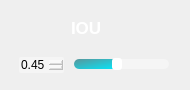
                 <widget class="QFrame" name="IOU_QF">
                  <property name="minimumSize">
                   <size>
                    <width>190</width>
                    <height>90</height>
                   </size>
                  </property>
                  <property name="maximumSize">
                   <size>
                    <width>190</width>
                    <height>90</height>
                   </size>
                  </property>
                  <property name="styleSheet">
                   <string notr="true">QFrame#IOU_QF{
border:2px solid rgb(255, 255, 255);
border-radius:15px;
}</string>
                  </property>
                  <layout class="QVBoxLayout" name="verticalLayout_15">
                   <item>
                    <widget class="QPushButton" name="ToggleBotton_2">
                     <property name="sizePolicy">
                      <sizepolicy hsizetype="Expanding" vsizetype="Fixed">
                       <horstretch>0</horstretch>
                       <verstretch>0</verstretch>
                      </sizepolicy>
                     </property>
                     <property name="minimumSize">
                      <size>
                       <width>0</width>
                       <height>30</height>
                      </size>
                     </property>
                     <property name="maximumSize">
                      <size>
                       <width>16777215</width>
                       <height>30</height>
                      </size>
                     </property>
                     <property name="font">
                      <font>
                       <family>Nirmala UI</family>
                       <pointsize>13</pointsize>
                       <italic>false</italic>
                       <bold>true</bold>
                      </font>
                     </property>
                     <property name="cursor">
                      <cursorShape>ArrowCursor</cursorShape>
                     </property>
                     <property name="mouseTracking">
                      <bool>true</bool>
                     </property>
                     <property name="focusPolicy">
                      <enum>Qt::StrongFocus</enum>
                     </property>
                     <property name="contextMenuPolicy">
                      <enum>Qt::DefaultContextMenu</enum>
                     </property>
                     <property name="layoutDirection">
                      <enum>Qt::LeftToRight</enum>
                     </property>
                     <property name="autoFillBackground">
                      <bool>false</bool>
                     </property>
                     <property name="styleSheet">
                      <string notr="true">QPushButton{
background-image: url(:/all/img/IOU.png);
background-repeat: no-repeat;
background-position: left center;
border: none;
border-left: 20px solid transparent;

text-align: left;
padding-left: 40px;
padding-bottom: 4px;
color: rgb(255, 255, 255);
font: 700 13pt &quot;Nirmala UI&quot;;
}</string>
                     </property>
                     <property name="text">
                      <string>IOU</string>
                     </property>
                     <property name="icon">
                      <iconset theme="zoom-out">
                       <normaloff>.</normaloff>.</iconset>
                     </property>
                     <property name="autoDefault">
                      <bool>false</bool>
                     </property>
                     <property name="default">
                      <bool>false</bool>
                     </property>
                     <property name="flat">
                      <bool>false</bool>
                     </property>
                    </widget>
                   </item>
                   <item>
                    <widget class="QFrame" name="frame_3">
                     <property name="sizePolicy">
                      <sizepolicy hsizetype="Preferred" vsizetype="Preferred">
                       <horstretch>0</horstretch>
                       <verstretch>0</verstretch>
                      </sizepolicy>
                     </property>
                     <property name="minimumSize">
                      <size>
                       <width>0</width>
                       <height>20</height>
                      </size>
                     </property>
                     <property name="maximumSize">
                      <size>
                       <width>16777215</width>
                       <height>20</height>
                      </size>
                     </property>
                     <layout class="QHBoxLayout" name="horizontalLayout_10">
                      <property name="spacing">
                       <number>10</number>
                      </property>
                      <property name="leftMargin">
                       <number>8</number>
                      </property>
                      <property name="topMargin">
                       <number>0</number>
                      </property>
                      <property name="rightMargin">
                       <number>10</number>
                      </property>
                      <property name="bottomMargin">
                       <number>0</number>
                      </property>
                      <item>
                       <widget class="QDoubleSpinBox" name="iou_spinbox">
                        <property name="cursor">
                         <cursorShape>PointingHandCursor</cursorShape>
                        </property>
                        <property name="styleSheet">
                         <string notr="true">QDoubleSpinBox {
border: 0px solid lightgray;
border-radius: 2px;
background-color: rgba(255,255,255,90);
font: 600 9pt &quot;Segoe UI&quot;;
}
        
QDoubleSpinBox::up-button {
width: 10px;
height: 9px;
margin: 0px 3px 0px 0px;
border-image: url(:/all/img/box_up.png);
}
QDoubleSpinBox::up-button:pressed {
margin-top: 1px;
}
            
QDoubleSpinBox::down-button {
width: 10px;
height: 9px;
margin: 0px 3px 0px 0px;
border-image: url(:/all/img/box_down.png);
}
QDoubleSpinBox::down-button:pressed {
margin-bottom: 1px;
}</string>
                        </property>
                        <property name="minimum">
                         <double>0.010000000000000</double>
                        </property>
                        <property name="maximum">
                         <double>1.000000000000000</double>
                        </property>
                        <property name="singleStep">
                         <double>0.050000000000000</double>
                        </property>
                        <property name="value">
                         <double>0.450000000000000</double>
                        </property>
                       </widget>
                      </item>
                      <item>
                       <widget class="QSlider" name="iou_slider">
                        <property name="cursor">
                         <cursorShape>PointingHandCursor</cursorShape>
                        </property>
                        <property name="styleSheet">
                         <string notr="true">QSlider::groove:horizontal {
border: none;
height: 10px;
background-color: rgba(255,255,255,90);
border-radius: 5px;
}

QSlider::handle:horizontal {
width: 10px;
margin: -1px 0px -1px 0px;
border-radius: 3px;
background-color: white;
}

QSlider::sub-page:horizontal {
background-color: qlineargradient(x1:0, y1:0, x2:1, y2:1, stop:0 #59969b, stop:1 #04e7fa);
border-radius: 5px;
}</string>
                        </property>
                        <property name="minimum">
                         <number>1</number>
                        </property>
                        <property name="maximum">
                         <number>100</number>
                        </property>
                        <property name="value">
                         <number>45</number>
                        </property>
                        <property name="orientation">
                         <enum>Qt::Horizontal</enum>
                        </property>
                       </widget>
                      </item>
                     </layout>
                    </widget>
                   </item>
                  </layout>
                 </widget>
